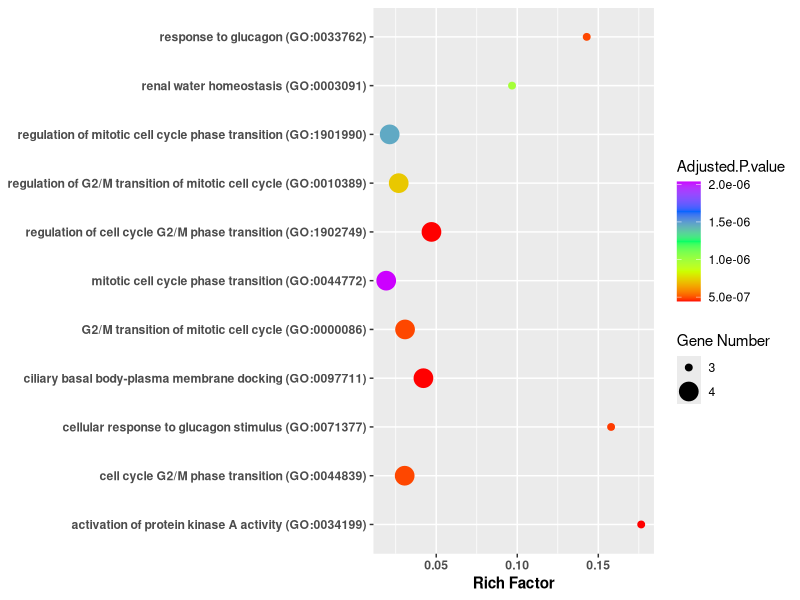
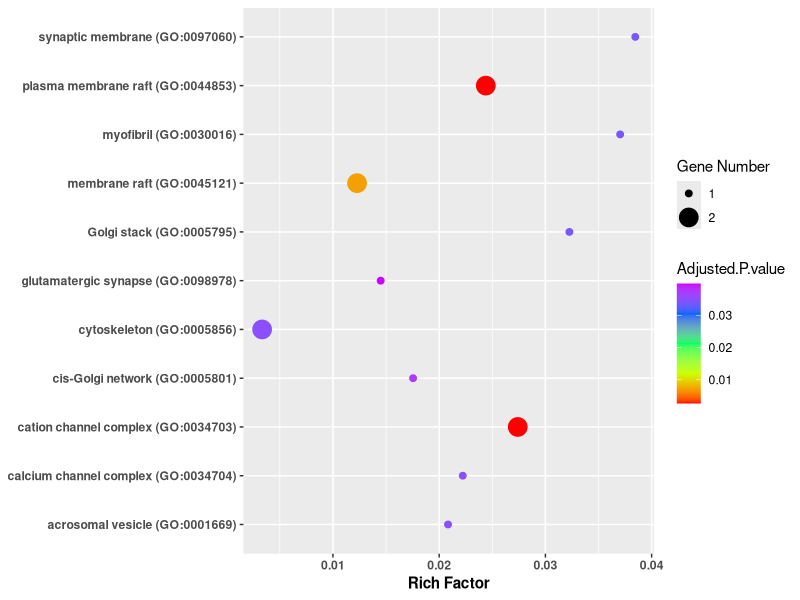
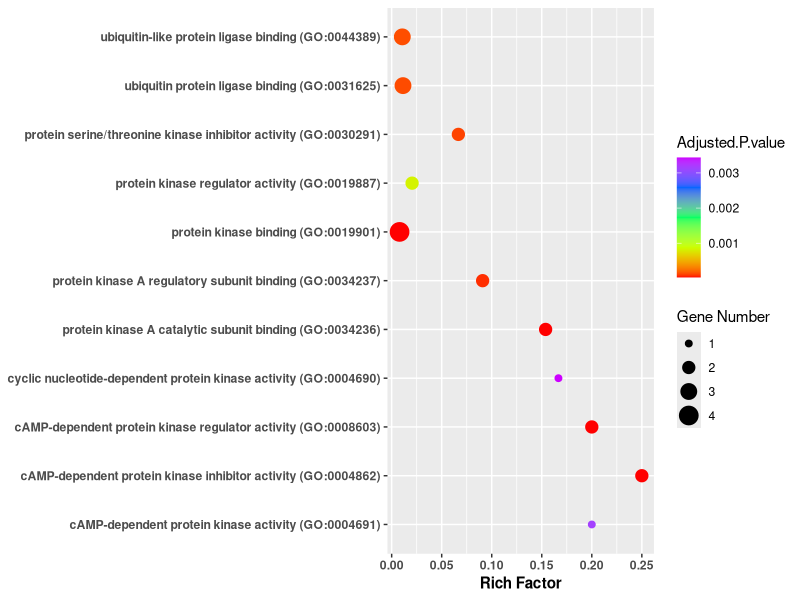

Generate these figures, in order, with R:
setwd("~/Desktop/NSP13/Enrich Analysis")

### Data Gathering ###

GO_BP <- read.delim("GO_Biological_Process_2021_table.txt")
GO_CC <- read.delim("GO_Cellular_Component_2021_table.txt")
GO_MF <- read.delim("GO_Molecular_Function_2021_table.txt")



### triming colems ###

GO_BP <- GO_BP [, -5:-8]
GO_CC <- GO_CC [, -5:-8]
GO_MF <- GO_MF [, -5:-8]



### constracting Rich factor from Overlap Columes ###

#############################################################

#GO_BP$Overlap <- as.numeric(GO_BP$Overlap)

RF_BP <- data.frame(a = sub("/.*", "", GO_BP$Overlap), b = sub(".*/","",GO_BP$Overlap))

RF_BP$a <- as.numeric(RF_BP$a)
RF_BP$b <- as.numeric(RF_BP$b)

RF_BP <- (RF_BP$a / RF_BP$b)
RF_BP <- as.data.frame(RF_BP)
RF_BP <- data.frame(RF = RF_BP, GeneNumber = sub("/.*", "", GO_BP$Overlap))

GO_BP <- cbind.data.frame( GO_BP, RF_BP)



################################################################


RF_CC <- data.frame(a = sub("/.*", "", GO_CC$Overlap), b = sub(".*/","",GO_CC$Overlap ))

RF_CC$a <- as.numeric(RF_CC$a)
RF_CC$b <- as.numeric(RF_CC$b)

RF_CC <- (RF_CC$a / RF_CC$b)
RF_CC <- as.data.frame(RF_CC)
RF_CC <- data.frame(RF = RF_CC,  GeneNumber = sub("/.*", "", GO_CC$Overlap))


GO_CC <- cbind.data.frame( GO_CC, RF_CC)

#GO_CC <- GO_CC [, -1]

################################################################


RF_MF <- data.frame(a = sub("/.*", "", GO_MF$Overlap), b = sub(".*/","",GO_MF$Overlap ))


RF_MF$a <- as.numeric(RF_MF$a)
RF_MF$b <- as.numeric(RF_MF$b)

RF_MF <- (RF_MF$a / RF_MF$b)
RF_MF <- as.data.frame(RF_MF)
RF_MF <- data.frame(RF = RF_MF, GeneNumber = sub("/.*", "", GO_MF$Overlap))

GO_MF <- cbind.data.frame( GO_MF, RF_MF)

#GO_MF <- GO_MF [, -1]

################################################################





### adjusting P valuse ###
#GO_Biological_process <- data.frame(Term = GO_Biological_process$Term, adjPValue = GO_Biological_process$Adjusted.P.value, PValue = GO_Biological_process$P.value ,RF = GO_Biological_process$Overlap, Genes = GO_Biological_process$Genes )
GO_BP <- subset(GO_BP, Adjusted.P.value < 0.05 )
GO_CC <- subset(GO_CC, Adjusted.P.value < 0.05 )
GO_MF <- subset(GO_MF, Adjusted.P.value < 0.05 )

dim(GO_BP)
dim(GO_CC)
dim(GO_MF)


### TOP 10 Trimming ###

GO_BP <- GO_BP [-12:-108, ]
GO_CC <- GO_CC [-12:-13,]
GO_MF <- GO_MF [-12:-15, ]

dim(GO_BP)
dim(GO_CC)
dim(GO_MF)


#install.packages('greta')
#RF <- calculate(GO_Biological_process$Overlap)
### Creating GO Enrich Plot Utlizing ggplot2 Library ###

library(ggplot2)
pdf("Results/GO_BP.pdf", width = 16, height = 12)
ggplot(GO_BP, aes(x = RF_BP, y = Term)) +geom_point(aes(color= Adjusted.P.value, size=GeneNumber)) +scale_color_gradientn(colors = rainbow(5)) +labs(x = "Rich Factor", y = NULL, color = "Adjusted.P.value", size="Gene Number") + theme(axis.title = element_text(face= "bold") ,axis.text = element_text(face = "bold"))
dev.off()

pdf("Results/GO_CC.pdf", width = 16, height = 12)
ggplot(GO_CC, aes(x = RF_CC, y = Term)) +geom_point(aes(color= Adjusted.P.value, size=GeneNumber)) +scale_color_gradientn(colors = rainbow(5)) +labs(x = "Rich Factor", y = NULL, color = "Adjusted.P.value", size="Gene Number") + theme(axis.title = element_text(face= "bold") ,axis.text = element_text(face = "bold"))
dev.off()


pdf("Results/GO_MF.pdf", width = 16, height = 12)
ggplot(GO_MF, aes(x = RF_MF, y = Term)) +geom_point(aes(color= Adjusted.P.value, size=GeneNumber)) +scale_color_gradientn(colors = rainbow(5)) +labs(x = "Rich Factor", y = NULL, color = "Adjusted.P.value", size="Gene Number") + theme(axis.title = element_text(face= "bold") ,axis.text = element_text(face = "bold"))
dev.off()

# NO RUN #

